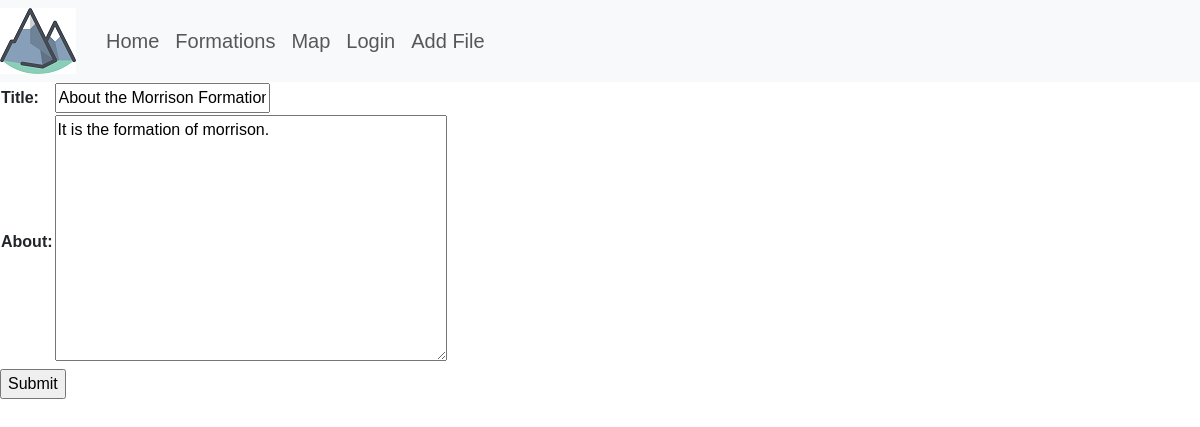
The app's page /portfolio/2/update with its own data.
### portfolio_app/models.py (models this page shows, shortened)
class Portfolio(models.Model):
    title = models.CharField(max_length=200, default=timezone.now)
    contact_email = models.CharField(max_length=200, default=timezone.now)
    is_active = models.BooleanField(default=False)
    about = models.TextField(blank=True)

### portfolio_app/views.py (the view)
# urls.py: path('portfolio/<int:pk>/update', views.update_portfolio, name='update-portfolio'),
def update_portfolio(request, pk):
    portfolio = get_object_or_404(Portfolio, pk=pk)
    if request.method == 'POST':
        form = PortfolioForm(request.POST, instance=portfolio)
        form.save()
        return redirect('portfolio-detail', pk=pk)
    else:
        form = PortfolioForm(instance=portfolio)
    return render(request, "portfolio_app/project_form.html", {'form': form})

### portfolio_app/forms.py
class PortfolioForm(ModelForm):
    class Meta:
        model = Portfolio
        fields =('title', 'about')

### portfolio_app/templates/portfolio_app/project_form.html (shortened to what this page needs)
{% extends 'portfolio_app/base_template.html' %}
{% block content %}
<form action="" method="POST">
<table>
{{ form.as_table }}
</table>
<input type="submit" name="Submit">
</form>
{% endblock %}

### portfolio_app/templates/portfolio_app/base_template.html (style rules this page uses)
body { font-family: Arial, Helvetica, sans-serif; }

### records on screen
Portfolio: title "About the Morrison Formation", about "It is the formation of morrison."
